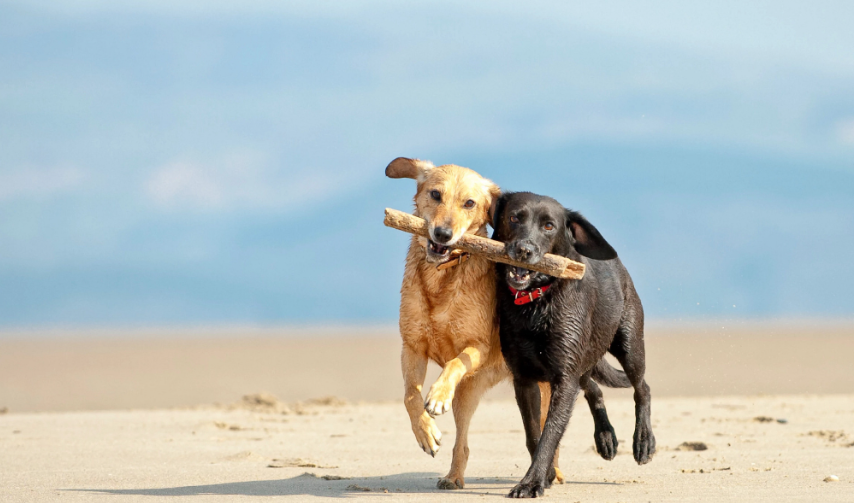
#> input picture src/dogs.png, 854 x 503 px
$ python Gbv1.py
#> lines starting #> are read from the running program, lines starting #| are printed output that depends on the picture
# -*- coding = utf-8 -*-
# @Time : 2023/4/13 12:22
# @Author : CQU20205644
# @File : Gbv1.py
# @Software : PyCharm
import networkx as nx
import matplotlib.pyplot as plt
import numpy as np
import pdb
import numpy as np
from sklearn.datasets import make_blobs
from sklearn.mixture import GaussianMixture
from matplotlib import pyplot as plt
import time
from sklearn.cluster import KMeans
import cv2
import networkx as nx
# from scipy.stats import multivariate_normal
import maxflow
import time


class GMM:
    # [42 lines left out: functions __init__, fit, not called in this run]

    def clear(self):
        for key in self.clustered_data_:
            self.clustered_data_[key] = np.zeros((0, 3))

    # [130 lines left out: functions multivariate_normal, add_points_to_cluster, predic_each_proba, update_cluster_models, predict_proba, calcBeta and 2 more, not called in this run]


img = cv2.imread('./dogs.png')
#> img is the input picture: shape (503, 854, 3); mean B, G, R 190.5, 190.9, 180.4
if(img.shape[0]*img.shape[1]>200000):
    img = cv2.resize(img, (500, 400))
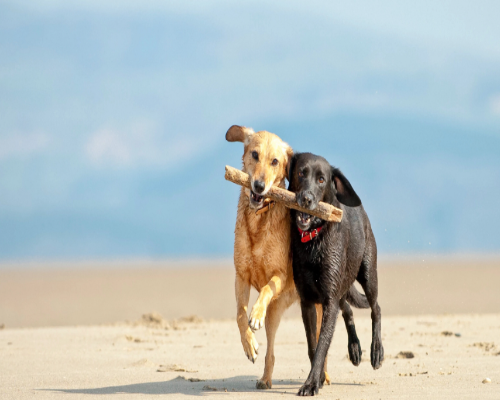
#> img: shape (400, 500, 3); mean B, G, R 190.4, 190.8, 180.3
    print("resize")
# 交互式，返回 (x_min, y_min, w, h)
#> (the run stopped early here; a loop or call above may not have finished)
